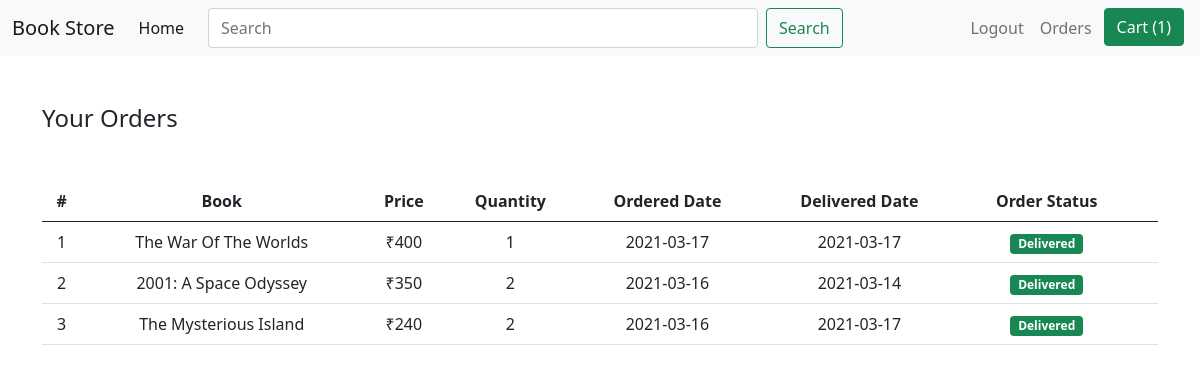
Screenshot of /orders.php (signed in) with the database file from the repository.
### tables this page shows
CREATE TABLE `orders` (
  `id` int(11) NOT NULL,
  `book_id` int(11) NOT NULL,
  `customer_id` int(11) NOT NULL,
  `price` int(11) NOT NULL,
  `quantity` int(11) NOT NULL,
  `ordered_date` date NOT NULL,
  `delivery_date` date DEFAULT NULL,
  `order_status` tinyint(1) NOT NULL DEFAULT 0
);

### orders.php (the view, shortened to what this page needs)
<?php
try{
	require ('connection.php');
    $customer_id=$_SESSION['customer_id'];
    $q=$db->prepare("SELECT * FROM orders WHERE customer_id=?
                        ORDER BY ordered_date DESC;");
	$q->execute([$customer_id]);
    $all_orders=$q->fetchAll();
    $book_titles=array();
	foreach($all_orders as $order){
		$q=$db->prepare("SELECT title FROM books WHERE id=?;");
		$q->execute([$order['book_id']]);
		$book=$q->fetch();
		$book_titles[$order['id']]=$book['title'];
	}
}
catch(PDOException $e){
	echo $e->getMessage();
	die();
}
?>
<!DOCTYPE html>
<html>
<head>
	<link href="https://cdn.jsdelivr.net/npm/bootstrap@5.0.0-beta2/dist/css/bootstrap.min.css" rel="stylesheet">
</head>
<body>
<?php require ('navbar.php'); ?>
<div class="container my-4">
    <h4 class="my-5">Your Orders</h4>
    <table class="table">
        <thead>
            <tr class="text-center">
                <th>#</th>
                <th>Book</th>
                <th>Price</th>
                <th>Quantity</th>
                <th>Ordered Date</th>
                <th>Delivered Date</th>
                <th>Order Status</th>
                <th></th>
            </tr>
        </thead>
        <tbody>
            <?php $i=0;
            	  foreach($all_orders as $order){
            	  $i++; ?>
            <tr  class="text-center">
                <td><?php echo $i; ?></td>
                <td><?php echo $book_titles[$order['id']]; ?></td>
                <td>&#x20B9;<?php echo $order['price']; ?></td>
                <td><?php echo $order['quantity']; ?></td>
                <td><?php echo $order['ordered_date']; ?></td>
                <td>
                    <?php if(!$order['delivery_date'])
                    		echo "-";
                    	  else
                    	  	echo $order['delivery_date']
                    ?>
                </td>
                <td class="text-center">
                    <?php if($order['order_status']){ ?>
                        <span class="badge bg-success">Delivered</span>
                    <?php }else{ ?>
                        <span class="badge bg-warning text-dark">In Progress</span>
                    <?php } ?>
                </td>
                <td>
                </td>
            </tr>
            <?php } ?>
        </tbody>
    </table>
</div>
</body>
</html>

### rows the page displays
orders: id "The War Of The Worlds", price "400", quantity "1", ordered_date "2021-03-17", delivery_date "2021-03-17", order_status "Delivered"
orders: id "2001: A Space Odyssey", price "350", quantity "2", ordered_date "2021-03-16", delivery_date "2021-03-14", order_status "Delivered"
orders: id "The Mysterious Island", price "240", quantity "2", ordered_date "2021-03-16", delivery_date "2021-03-17", order_status "Delivered"

### other values shown
$total_books "1"
